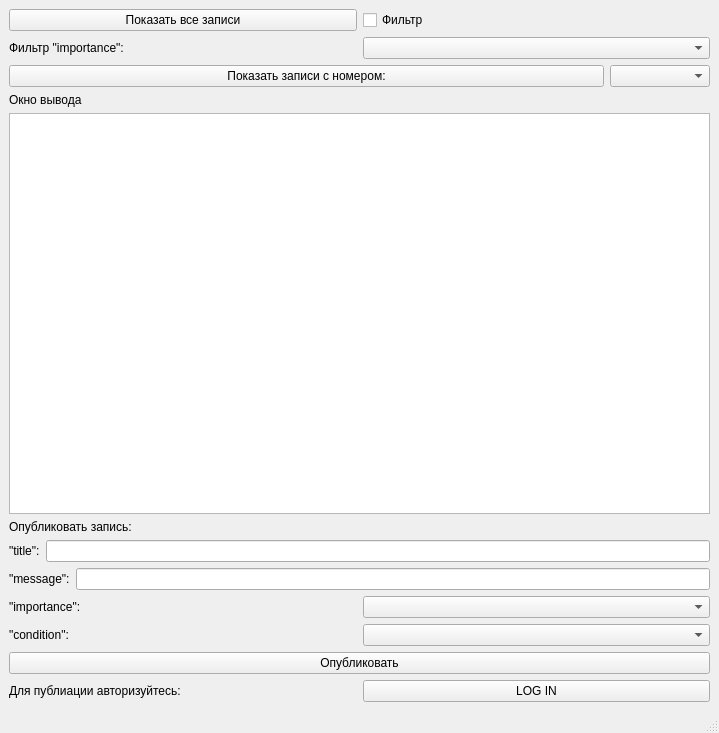
<?xml version="1.0" encoding="UTF-8"?>
<ui version="4.0">
 <class>MainWindow</class>
 <widget class="QMainWindow" name="MainWindow">
  <property name="geometry">
   <rect>
    <x>0</x>
    <y>0</y>
    <width>719</width>
    <height>733</height>
   </rect>
  </property>
  <property name="windowTitle">
   <string>Просмотр и публикация записей</string>
  </property>
  <widget class="QWidget" name="centralwidget">
   <layout class="QVBoxLayout" name="verticalLayout_5">
    <item>
     <layout class="QVBoxLayout" name="verticalLayout_4">
      <item>
       <layout class="QVBoxLayout" name="verticalLayout_3">
        <item>
         <layout class="QHBoxLayout" name="horizontalLayout_9">
          <item>
           <layout class="QHBoxLayout" name="horizontalLayout"/>
          </item>
          <item>
           <widget class="QPushButton" name="pushButton_get_all_notes">
            <property name="text">
             <string>Показать все записи</string>
            </property>
           </widget>
          </item>
          <item>
           <widget class="QCheckBox" name="checkBox_filter">
            <property name="text">
             <string>Фильтр</string>
            </property>
           </widget>
          </item>
         </layout>
        </item>
        <item>
         <layout class="QHBoxLayout" name="horizontalLayout_10">
          <item>
           <widget class="QLabel" name="label_filter_importance">
            <property name="text">
             <string>Фильтр &quot;importance&quot;:</string>
            </property>
           </widget>
          </item>
          <item>
           <widget class="QComboBox" name="comboBox_importance_filter"/>
          </item>
         </layout>
        </item>
        <item>
         <layout class="QHBoxLayout" name="horizontalLayout_2">
          <item>
           <widget class="QPushButton" name="pushButton_note_pk">
            <property name="text">
             <string>Показать записи с номером:</string>
            </property>
           </widget>
          </item>
          <item>
           <widget class="QComboBox" name="comboBox_note_pk">
            <property name="enabled">
             <bool>true</bool>
            </property>
            <property name="maximumSize">
             <size>
              <width>100</width>
              <height>16777215</height>
             </size>
            </property>
           </widget>
          </item>
         </layout>
        </item>
       </layout>
      </item>
      <item>
       <layout class="QVBoxLayout" name="verticalLayout">
        <item>
         <widget class="QLabel" name="labe_window_output">
          <property name="text">
           <string>Окно вывода</string>
          </property>
         </widget>
        </item>
        <item>
         <widget class="QTableView" name="tableView_output"/>
        </item>
        <item>
         <widget class="QLabel" name="label_window_input">
          <property name="text">
           <string>Опубликовать запись:</string>
          </property>
         </widget>
        </item>
        <item>
         <layout class="QVBoxLayout" name="verticalLayout_2">
          <item>
           <layout class="QHBoxLayout" name="horizontalLayout_3">
            <item>
             <widget class="QLabel" name="label">
              <property name="text">
               <string>&quot;title&quot;:</string>
              </property>
             </widget>
            </item>
            <item>
             <widget class="QLineEdit" name="lineEdit_title"/>
            </item>
           </layout>
          </item>
          <item>
           <layout class="QHBoxLayout" name="horizontalLayout_4">
            <item>
             <widget class="QLabel" name="label_2">
              <property name="text">
               <string>&quot;message&quot;:</string>
              </property>
             </widget>
            </item>
            <item>
             <widget class="QLineEdit" name="lineEdit_massage"/>
            </item>
           </layout>
          </item>
          <item>
           <layout class="QHBoxLayout" name="horizontalLayout_5">
            <item>
             <widget class="QLabel" name="label_3">
              <property name="text">
               <string>&quot;importance&quot;:</string>
              </property>
             </widget>
            </item>
            <item>
             <widget class="QComboBox" name="comboBox_importance"/>
            </item>
           </layout>
          </item>
          <item>
           <layout class="QHBoxLayout" name="horizontalLayout_6">
            <item>
             <widget class="QLabel" name="label_4">
              <property name="text">
               <string>&quot;condition&quot;:</string>
              </property>
             </widget>
            </item>
            <item>
             <widget class="QComboBox" name="comboBox_condition"/>
            </item>
           </layout>
          </item>
          <item>
           <layout class="QHBoxLayout" name="horizontalLayout_7"/>
          </item>
          <item>
           <widget class="QPushButton" name="pushButton">
            <property name="text">
             <string>Опубликовать</string>
            </property>
           </widget>
          </item>
          <item>
           <layout class="QHBoxLayout" name="horizontalLayout_8">
            <item>
             <widget class="QLabel" name="label_6">
              <property name="text">
               <string>Для публиации авторизуйтесь:</string>
              </property>
             </widget>
            </item>
            <item>
             <widget class="QPushButton" name="pushButton_login">
              <property name="text">
               <string>LOG IN</string>
              </property>
             </widget>
            </item>
           </layout>
          </item>
         </layout>
        </item>
       </layout>
      </item>
     </layout>
    </item>
   </layout>
  </widget>
  <widget class="QMenuBar" name="menubar">
   <property name="geometry">
    <rect>
     <x>0</x>
     <y>0</y>
     <width>719</width>
     <height>22</height>
    </rect>
   </property>
  </widget>
  <widget class="QStatusBar" name="statusbar"/>
 </widget>
 <resources>
  <include location="ui/my_res.qrc"/>
 </resources>
 <connections/>
</ui>
